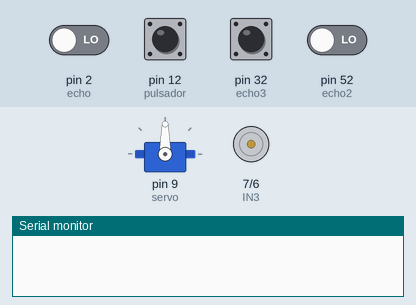
The sketch below on a simulated Arduino Mega 2560, built with avr-gcc and run on an emulated ATmega2560. Shown: servo, motor-driver pin pairs drawn as motors (green arrow = first pin HIGH = forward, orange = second pin HIGH = backward, longer = more drive), the last lines printed to the serial monitor. The test bench sets the inputs (shaded band); at power-on: pin 2 (echo), pin 12 (pulsador), pin 32 (echo3), pin 52 (echo2) LOW.

Above: at 1.2 s.
1.3 s: pin 12 (pulsador) pulled HIGH for 0.15 s
At 2.7 s:
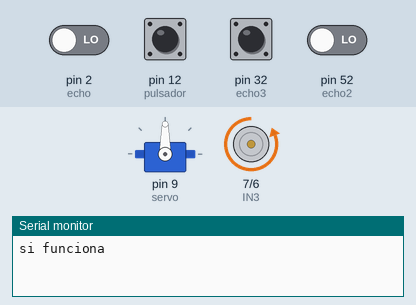
At 5.1 s:
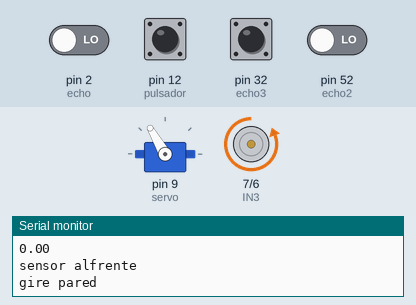
7.4 s: pin 32 (echo3) pulsed HIGH 5 times (0.12 s each, 0.3 s apart)
At 11.9 s:
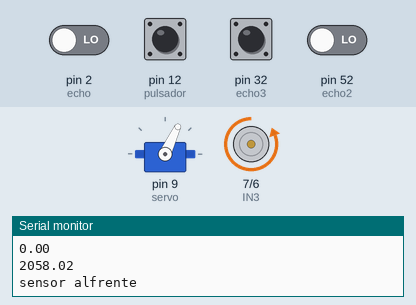
Timing chart, 0 to 17.9 s (numbered marks = the images above; inputs shaded):
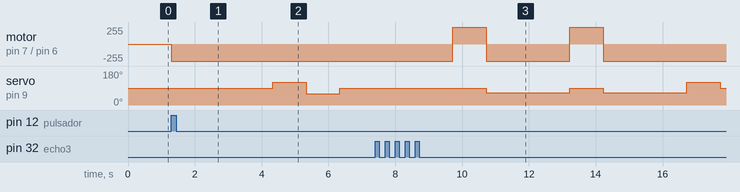

The sketch:

carrowro_v1.ino
```cpp
#include  <Servo.h>
#include <math.h>
String option="";
Servo servo;
bool entradaCompleta=false;
int botoni=0;
#define pulsador 12
#define IN4 6
#define IN3  7
#define echo 2
#define triger 3
#define echo2 52
#define triger2 53
#define echo3 32
#define triger3 33
int ronda=0;
int vuelta=0;
int redMin = 56; // Red minimum value
int redMax = 211; // Red maximum value
int greenMin = 56; // Green minimum value
int greenMax = 225; // Green maximum value
int blueMin = 48; // Blue minimum value
int blueMax = 201; // Blue maximum value
int redPW = 0;
int greenPW = 0;
int bluePW = 0;
int redValue;
int greenValue;
int blueValue;
int lineas=0;
byte sentido=0;
const float vel=21.35;
void setup() {
  // put your setup code here, to run once:
Serial.begin(9600);
servo.attach(9);
pinMode(IN4,OUTPUT);
pinMode(IN3,OUTPUT);
pinMode(triger,OUTPUT);
pinMode(echo,INPUT);
pinMode(triger2,OUTPUT);
pinMode(echo2,INPUT);
pinMode(triger3,OUTPUT);
pinMode(echo3,INPUT);
pinMode(pulsador,INPUT);
}

void loop() {
int valorp=digitalRead(pulsador);
if(valorp==HIGH&&botoni==0){
  botoni++;
  Serial.println("si funciona");
}
if(botoni==1){
  digitalWrite(IN4,HIGH);
  float distancia=calculard();
  float distancia2=calculard2();
  float distancia3=calculard3();
  servo.write(90);

  Serial.println(distancia);
  Serial.println("");
  Serial.println(distancia2);
  Serial.println("");
  Serial.println(distancia3);


  if(distancia<20.0){
   if(option=="rojo\n"){
    ronda=1;
      servo.write(115);
      digitalWrite(IN4,HIGH);
      delay(1500);
  /*    digitalWrite(IN4,LOW);
      servo.write(65);
      delay(250);
      digitalWrite(IN4,HIGH);
      delay(1500);
      digitalWrite(IN4,LOW);
      servo.write(90);
      digitalWrite(IN3,HIGH);
      delay(1500);
      digitalWrite(IN3,LOW);
      digitalWrite(IN4,HIGH);*/
        option= "";
 /*     if(lineas==7){
          vuelta==1;
      }*/

      }


     else if(option=="verde\n"){
      ronda=1;
      servo.write(65);
      digitalWrite(IN4,HIGH);
      delay(1500);
      /*digitalWrite(IN4,LOW);
      delay(250);
      servo.write(115);
      digitalWrite(IN4,HIGH);
      delay(1500);
      digitalWrite(IN4,LOW);
      servo.write(90);
      digitalWrite(IN3,HIGH);
      delay(1000);
      digitalWrite(IN3,LOW);
      digitalWrite(IN4,HIGH);*/
        option= "";
      /*if(lineas==7){
        vuelta=2;
      } */
      }
     else if(option=="morado\n"){
      ronda=2;
      if(lineas==12&&ronda==1){
        if (option == "izq\n") {
          Serial.print("0 grados\n");
      // Mandamos escribir el angulo deseado del giro.
        servo.write(130);
          }

      else if (option == "ctr\n") {
        Serial.print("60 grados\n");
      // Mandamos escribir el angulo deseado del giro.
      servo.write(90);
    }
    else if (option == "der\n") {
      Serial.print("Centro 90 grados\n");
      // Mandamos escribir el angulo deseado del giro.
      servo.write(50);
    }
        }
      option= "";
         }
     else {
      Serial.println("sensor alfrente");
      if(sentido==1){
     digitalWrite(IN4,LOW);
     digitalWrite(IN3,HIGH);
     delay(1000);
     digitalWrite(IN3,LOW);
     delay(100);
     servo.write(60);
     digitalWrite(IN4,HIGH);
     delay(1000);
     servo.write(90);
      }
      else if(sentido==2){
      digitalWrite(IN4,LOW);
     digitalWrite(IN3,HIGH);
     delay(1000);
     digitalWrite(IN3,LOW);
     delay(100);
     servo.write(120);
     digitalWrite(IN4,HIGH);
     delay(1000);
     servo.write(90);
      }
     }
 }
  option= "";

   if(distancia2>110&&sentido==0){
    delay(1000);
    digitalWrite(IN4,LOW);
    digitalWrite(IN3,HIGH);
    delay(1000);
    digitalWrite(IN3,LOW);
    digitalWrite(IN4,HIGH);
    servo.write(115);
    delay(2500);
    servo.write(90);
    sentido=1;
    lineas++;
  }
   else if(distancia3>110&&sentido==0){
    delay(1000);
    digitalWrite(IN4,LOW);
    digitalWrite(IN3,HIGH);
    delay(1000);
    digitalWrite(IN3,LOW);
    digitalWrite(IN4,HIGH);
    servo.write(65);
    delay(2500);
    servo.write(90);
    sentido=2;
    lineas++;
  }
     if(distancia2>110&&sentido==1){
    digitalWrite(IN4,LOW);
    digitalWrite(IN3,HIGH);
    delay(1000);
    digitalWrite(IN3,LOW);
    digitalWrite(IN4,HIGH);
    servo.write(115);
    delay(2500);
    servo.write(90);
    lineas++;
  }
   else if(distancia3>110&&sentido==2){
    digitalWrite(IN4,LOW);
    digitalWrite(IN3,HIGH);
    delay(1000);
    digitalWrite(IN3,LOW);
    digitalWrite(IN4,HIGH);
    servo.write(65);
    delay(2500);
    servo.write(90);
    lineas++;
  }
   else if(distancia2>100&&lineas==12){
    digitalWrite(IN4,LOW);
    digitalWrite(IN3,HIGH);
    delay(1000);
    digitalWrite(IN3,LOW);
    digitalWrite(IN4,HIGH);
    servo.write(115);
    delay(2000);
    servo.write(90);
    delay(2500);
    digitalWrite(IN4,LOW);
    }

   else if(distancia3>100&&lineas==12){
    digitalWrite(IN4,LOW);
    digitalWrite(IN3,HIGH);
    delay(1000);
    digitalWrite(IN3,LOW);
    digitalWrite(IN4,HIGH);
    servo.write(65);
    delay(2000);
    servo.write(90);
    delay(2500);
    digitalWrite(IN4,LOW);
  }
  if(distancia2<15){
    Serial.println("gire pared");
    servo.write(120);
    delay(1000);
    servo.write(90);
  }
  if(distancia3<15){
    Serial.println("gire otra pared");
    servo.write(60);
    //Serial.println(angulo);
    delay(1000);
    servo.write(90);
  }
  /*if(distancia2<7){
    digitalWrite(IN2,LOW);
    digitalWrite(IN1,HIGH);
    delay(1000);
     digitalWrite(IN1,LOW);
    servo.write(110);
    digitalWrite(IN2,HIGH);
    delay(1000);
    servo.write(90);
  }
    if(distancia3<7){
    digitalWrite(IN2,LOW);
    digitalWrite(IN1,HIGH);
    delay(1000);
    servo.write(60);
    digitalWrite(IN1,LOW);
    digitalWrite(IN2,HIGH);
    delay(1000);
    servo.write(90);
  }*/

digitalWrite(IN4,HIGH);
}
}
void serialEvent() {
  while (Serial.available()) {
    // Obtener bytes de entrada:
    char inChar = (char)Serial.read();
    // Agregar al String de entrada:
    option += inChar;
    // Para saber si el string está completo, se detendrá al recibir
    // el caracter de retorno de línea ENTER \n
    if (inChar == '\n') {
      break;
    }
  }
}
//funcion de calcular distancia
float calculard(){
 digitalWrite(triger,LOW);
  delay(2);
  digitalWrite(triger,HIGH);
  delay(10);
  digitalWrite(triger,LOW);
 float tiempo=pulseIn(echo,HIGH);
 float distancia=tiempo*0.000001*34300.0/2.0;
  return distancia;
}
float calculard2(){
 digitalWrite(triger2,LOW);
  delay(2);
  digitalWrite(triger2,HIGH);
  delay(10);
  digitalWrite(triger2,LOW);
 float tiempo=pulseIn(echo2,HIGH);
 float distancia=tiempo*0.000001*34300.0/2.0;
  return distancia;

}
float calculard3(){
 digitalWrite(triger3,LOW);
  delay(2);
  digitalWrite(triger3,HIGH);
  delay(10);
  digitalWrite(triger3,LOW);
 float tiempo=pulseIn(echo3,HIGH);
 float distancia=tiempo*0.000001*34300.0/2.0;
  return distancia;
}
```

Measured:
- after the input at 1.3 s, motor on pin 7 (IN3) / pin 6 (IN4): stopped → backward 255/255 at once; servo on pin 9 (servo): 90° → 120° after 3.0 s, → 60° 1.0 s later, → 90° 1.0 s later
- after the input at 7.4 s, motor on pin 7 (IN3) / pin 6 (IN4): alternates forward 255/255 for 1.0 s and backward 255/255 for 2.5 s, starting after 2.3 s
